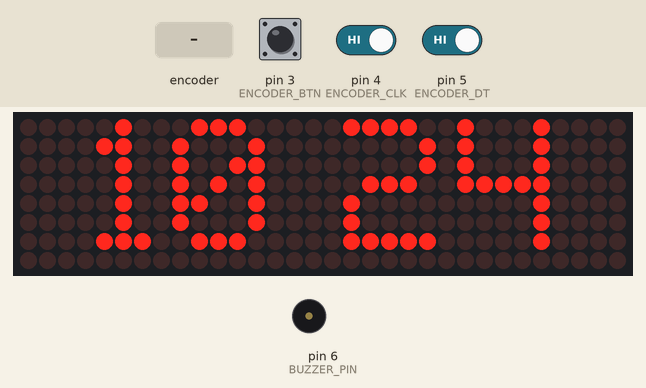
This sketch was run on a simulated Arduino Uno, built with avr-gcc and run on an emulated ATmega328P. Shown: 32×8 LED matrix, buzzer (waves = sounding, pin HIGH). The test bench sets the inputs (shaded band); at power-on: pin 3 (ENCODER_BTN) HIGH, pin 4 (ENCODER_CLK) HIGH, pin 5 (ENCODER_DT) HIGH. The local clock reads 2024-03-15 10:24:30 at power-on unless the sketch sets it.

Above: at 1.2 s.
1.3 s: pin 3 (ENCODER_BTN) driven LOW
At 3.7 s:
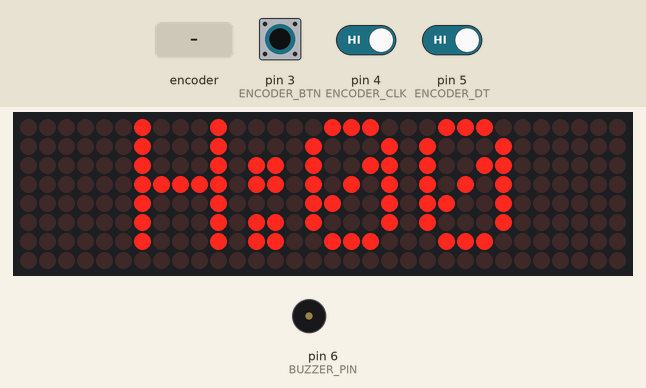
4.3 s: rotary encoder on pin 4 (ENCODER_CLK) / pin 5 (ENCODER_DT) turned 3 steps (first pin leading)
At 5.7 s:
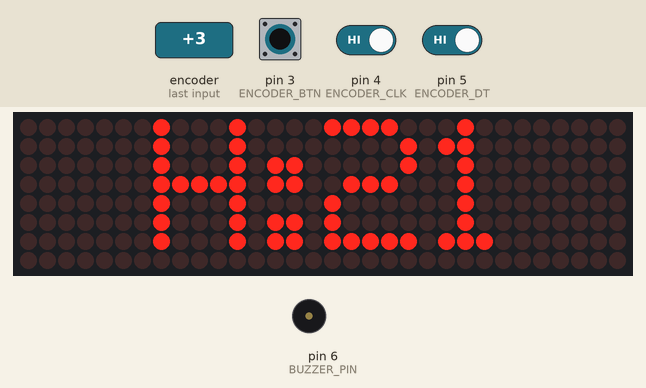
6.4 s: rotary encoder on pin 4 (ENCODER_CLK) / pin 5 (ENCODER_DT) turned 1 step (first pin leading)
At 7.0 s:
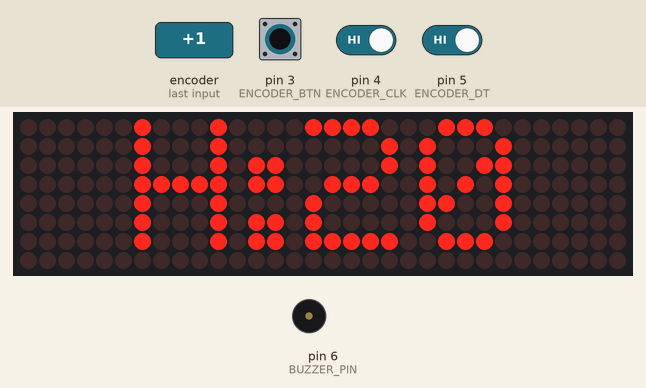
8.1 s: pin 3 (ENCODER_BTN) pulsed HIGH 5 times (0.12 s each, 0.3 s apart)
At 9.8 s:
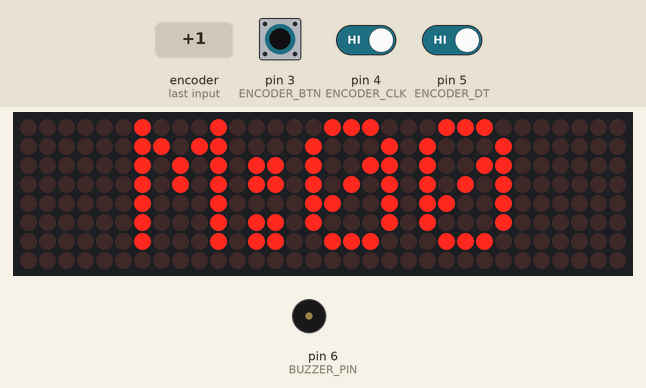
Timing chart, 0 to 11.3 s (numbered marks = the images above; inputs shaded):
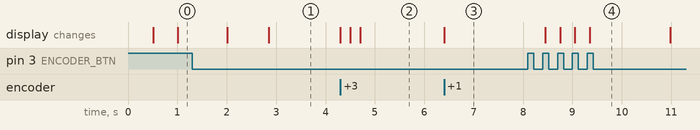

The sketch:

digitalclock2.ino
```cpp
//LIBRARY
#include <Wire.h>
#include <I2C_RTC.h>

#include <MD_Parola.h>
#include <MD_MAX72xx.h>
#include <SPI.h>

// PIN DEFINITIONS
#define ENCODER_CLK 4
#define ENCODER_DT 5
#define ENCODER_BTN 3
#define BUZZER_PIN 6 // Pin Buzzer diaktifkan kembali

//MD Parolla MAX7219
#define HARDWARE_TYPE MD_MAX72XX::FC16_HW
#define MAX_DEVICES 4
#define CS_PIN 10

MD_Parola layarMAX = MD_Parola(HARDWARE_TYPE, CS_PIN, MAX_DEVICES);

//DS3231
DS3231 RTC;

//VARIABLES ENCODER & BUTTON
int encoder = 0;
int lastCLK = HIGH;
int currentCLK = HIGH;

unsigned long holdAwal = 0;
const long holdBatas = 1500;

int buttonTerakhir = HIGH;
bool holdButton = false;

byte seconds, hours;

// VARIABLE SETTING WAKTU
int tempJam = 0;
int tempMenit = 0;
bool confirmSave = false;

char textBuffer[15];
unsigned long lastEncoderReadTime = 0;

int sensitivitasEncoder = 15;

// ENUM untuk mode display
enum DisplayMode {
  displayJam,
  displaySetJam,
  displaySetMenit,
  displaySetConfirm
};

DisplayMode display = displayJam;

//FUNCTIONS
void jam() {
  hours = RTC.getHours(); // Format 24 Jam
}

String titikdua() {
  if (RTC.getSeconds() % 2 == 0) return ":";
  else return " ";
}

void tampilkanLayar() {
  unsigned long sekarang = millis();
  static unsigned long lastUpdate = 0;

  static int lastJam = -1, lastMenit = -1;
  static bool lastConfirm = !confirmSave;
  static DisplayMode lastMode = displayJam;

  bool modeBerubah = (display != lastMode);
  if (modeBerubah) {
    layarMAX.displayClear();
    lastMode = display;
    lastUpdate = 0;
  }

  switch (display) {
    case displayJam:
      if (sekarang - lastUpdate >= 500) {
        jam();
        String waktuBaru = String() + (hours < 10 ? " " : "") + hours
                + titikdua()
                + (RTC.getMinutes() < 10 ? "0" : "") + RTC.getMinutes();

        waktuBaru.toCharArray(textBuffer, 15);
        layarMAX.displayText(textBuffer, PA_CENTER, 50, 0, PA_PRINT, PA_NO_EFFECT);
        lastUpdate = sekarang;
      }
      break;

    case displaySetJam:
      if (modeBerubah || tempJam != lastJam) {
        sprintf(textBuffer, "H:%02d", tempJam); // Diubah menjadi H (Hour)
        layarMAX.displayText(textBuffer, PA_CENTER, 50, 0, PA_PRINT, PA_NO_EFFECT);
        lastJam = tempJam;
      }
      break;

    case displaySetMenit:
      if (modeBerubah || tempMenit != lastMenit) {
        sprintf(textBuffer, "M:%02d", tempMenit); // Tetap M (Minute)
        layarMAX.displayText(textBuffer, PA_CENTER, 50, 0, PA_PRINT, PA_NO_EFFECT);
        lastMenit = tempMenit;
      }
      break;

    case displaySetConfirm:
      if (modeBerubah || confirmSave != lastConfirm) {
        strcpy(textBuffer, confirmSave ? "SAVE Y" : "SAVE N");
        layarMAX.displayText(textBuffer, PA_CENTER, 50, 0, PA_PRINT, PA_NO_EFFECT);
        lastConfirm = confirmSave;
      }
      break;
  }

  layarMAX.displayAnimate();
}

void readButton() {
  unsigned long sekarang = millis();
  int stateRaw = digitalRead(ENCODER_BTN);

  static int state = HIGH;
  static unsigned long lastDebounceTime = 0;
  static int lastRawState = HIGH;

  if (stateRaw != lastRawState) {
    lastDebounceTime = sekarang;
  }

  if ((sekarang - lastDebounceTime) > 50) {
    if (stateRaw != state) {
      state = stateRaw;

      if (state == LOW) {
        holdAwal = sekarang;
        holdButton = false;
      }

      if (state == HIGH && !holdButton) {
        // --- LOGIKA CLICK (Siklus Setting) ---
        if (display == displaySetJam){
            display = displaySetMenit;
        }
        else if (display == displaySetMenit){
            display = displaySetConfirm;
        }
        else if (display == displaySetConfirm){
            display = displaySetJam;
        }
      }
    }
  }

  lastRawState = stateRaw;

  // 2. LOGIKA HOLD (Masuk & Keluar Mode Setting)
  if (state == LOW && !holdButton) {
    if (sekarang - holdAwal > holdBatas) {
      holdButton = true;

      if (display == displayJam){
        display = displaySetJam;
        tempJam = 0;
        tempMenit = 0;
        confirmSave = false;
      }
      else if (display >= displaySetJam && display <= displaySetConfirm) {
        if (confirmSave) {
            RTC.setHours(tempJam);
            RTC.setMinutes(tempMenit);
            RTC.setSeconds(0);

            // Bunyikan buzzer sebagai notifikasi sukses tersimpan (1500 Hz, 300 ms)
            tone(BUZZER_PIN, 1500, 300);
        }
        display = displayJam;
      }
    }
  }
}

void readHandle() {
  if (encoder == 0) return;

  int encoderChange = encoder;
  encoder = 0;

  switch (display) {
    case displaySetJam:
      tempJam += encoderChange;
      if (tempJam > 23) tempJam = 0;
      if (tempJam < 0) tempJam = 23;
      break;

    case displaySetMenit:
      tempMenit += encoderChange;
      if (tempMenit > 59) tempMenit = 0;
      if (tempMenit < 0) tempMenit = 59;
      break;

    case displaySetConfirm:
      if (encoderChange != 0) confirmSave = !confirmSave;
      break;

    default:
      break;
  }
}

void readEncoderPolling() {
  currentCLK = digitalRead(ENCODER_CLK);
  if (currentCLK != lastCLK && currentCLK == LOW) {
    unsigned long sekarang = millis();
    if (sekarang - lastEncoderReadTime > sensitivitasEncoder) {
      delay(1);
      if (digitalRead(ENCODER_CLK) == LOW) {

        int dtValue = digitalRead(ENCODER_DT);
        if (dtValue == LOW) encoder++;
        else encoder--;

        lastEncoderReadTime = sekarang;
      }
    }
  }
  lastCLK = currentCLK;
}

void setup() {
  RTC.begin();
  RTC.setHourMode(CLOCK_H24);

  pinMode(ENCODER_CLK, INPUT_PULLUP);
  pinMode(ENCODER_DT, INPUT_PULLUP);
  pinMode(ENCODER_BTN, INPUT_PULLUP);
  pinMode(BUZZER_PIN, OUTPUT); // Inisialisasi pin Buzzer

  lastCLK = digitalRead(ENCODER_CLK);

  layarMAX.begin();
  layarMAX.setIntensity(1);
  layarMAX.displayClear();
}

void loop() {
  readEncoderPolling();
  readButton();
  readHandle();
  tampilkanLayar();
}
```

Measured:
- after the input at 1.3 s, the display: first differs from a run without the input after 1.6 s (image 1)
- after the input at 4.3 s, the display: first changes at once (image 2 shows a later state)
- after the input at 6.4 s, the display: changes at once (image 3)
- after the input at 8.1 s, the display: changes after 0.35 s (image 4)
